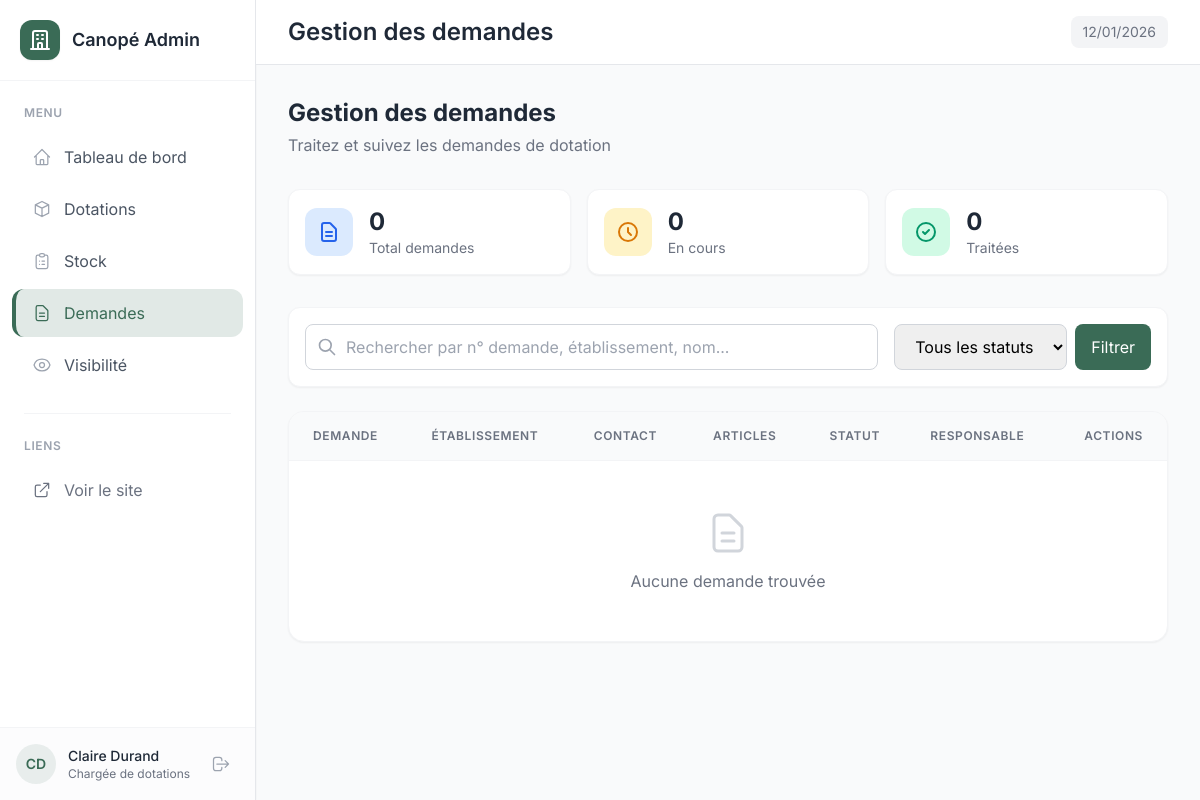
Page /admin/requests.php (signed in) on the committed database.
### tables this page shows
CREATE TABLE `responsible` (
  `id` int(11) NOT NULL,
  `last_name` varchar(100) NOT NULL,
  `first_name` varchar(100) NOT NULL,
  `job_title` varchar(150) DEFAULT NULL,
  `email_pro` varchar(255) NOT NULL,
  `password` varchar(255) NOT NULL
);

### admin/includes/admin_auth.php (called while the page is built, shortened)
<?php
function isAdminLoggedIn(): bool {
    return isset($_SESSION['admin_id']) && !empty($_SESSION['admin_id']);
}
function getCurrentAdmin(): ?array {
    return [
        'id' => $_SESSION['admin_id'],
        'email' => $_SESSION['admin_email'],
        'first_name' => $_SESSION['admin_first_name'],
        'last_name' => $_SESSION['admin_last_name'],
        'job_title' => $_SESSION['admin_job_title']
    ];
}
?>

### admin/requests.php (the view, shortened to what this page needs)
<?php
require_once 'includes/admin_auth.php';
try {
    $pdo = new PDO('mysql:host=localhost;dbname=canope-reseau;charset=utf8mb4', 'root', 'root');
    $pdo->setAttribute(PDO::ATTR_ERRMODE, PDO::ERRMODE_EXCEPTION);
} catch (PDOException $e) {
    die('Erreur de connexion à la base de données');
}
$searchQuery = $_GET['search'] ?? '';
$whereConditions = [];
$params = [];
$whereClause = $whereConditions ? 'WHERE ' . implode(' AND ', $whereConditions) : '';
$query = "
    SELECT r.*,
           CONCAT(resp.first_name, ' ', resp.last_name) as responsible_name,
           (SELECT COUNT(*) FROM request_line rl WHERE rl.request_id = r.id) as item_count
    FROM request r
    LEFT JOIN responsible resp ON resp.id = r.responsible_id
    $whereClause
    ORDER BY r.request_date DESC, r.id DESC
";
$stmt = $pdo->prepare($query);
$stmt->execute($params);
$requests = $stmt->fetchAll(PDO::FETCH_ASSOC);
$responsibles = $pdo->query('SELECT id, first_name, last_name, job_title FROM responsible ORDER BY last_name')->fetchAll(PDO::FETCH_ASSOC);
$totalRequests = $pdo->query('SELECT COUNT(*) FROM request')->fetchColumn();
$pendingRequests = $pdo->query("SELECT COUNT(*) FROM request WHERE status = 'EN_COURS'")->fetchColumn();
$completedRequests = $pdo->query("SELECT COUNT(*) FROM request WHERE status = 'TRAITEE'")->fetchColumn();
include 'includes/admin_header.php';
?>
<div class="flex flex-col md:flex-row md:items-center md:justify-between gap-4 mb-8">
    <div>
        <h2 class="text-2xl font-bold text-gray-800">Gestion des demandes</h2>
        <p class="text-gray-500 mt-1">Traitez et suivez les demandes de dotation</p>
    </div>
</div>
<div class="grid grid-cols-1 md:grid-cols-3 gap-4 mb-8">
    <div class="bg-white rounded-xl p-4 shadow-sm border border-gray-100 flex items-center gap-4">
        <div class="w-12 h-12 bg-blue-100 rounded-xl flex items-center justify-center">
        </div>
        <div>
            <p class="text-2xl font-bold text-gray-800"><?= $totalRequests ?></p>
            <p class="text-sm text-gray-500">Total demandes</p>
        </div>
    </div>
    <div class="bg-white rounded-xl p-4 shadow-sm border border-gray-100 flex items-center gap-4">
        <div class="w-12 h-12 bg-amber-100 rounded-xl flex items-center justify-center">
            <svg xmlns="http://www.w3.org/2000/svg" class="h-6 w-6 text-amber-600" fill="none" viewBox="0 0 24 24" stroke="currentColor" stroke-width="2">
                <path stroke-linecap="round" stroke-linejoin="round" d="M12 8v4l3 3m6-3a9 9 0 11-18 0 9 9 0 0118 0z" />
            </svg>
        </div>
        <div>
            <p class="text-2xl font-bold text-gray-800"><?= $pendingRequests ?></p>
            <p class="text-sm text-gray-500">En cours</p>
        </div>
    </div>
    <div class="bg-white rounded-xl p-4 shadow-sm border border-gray-100 flex items-center gap-4">
        <div class="w-12 h-12 bg-emerald-100 rounded-xl flex items-center justify-center">
            <svg xmlns="http://www.w3.org/2000/svg" class="h-6 w-6 text-emerald-600" fill="none" viewBox="0 0 24 24" stroke="currentColor" stroke-width="2">
                <path stroke-linecap="round" stroke-linejoin="round" d="M9 12l2 2 4-4m6 2a9 9 0 11-18 0 9 9 0 0118 0z" />
            </svg>
        </div>
        <div>
            <p class="text-2xl font-bold text-gray-800"><?= $completedRequests ?></p>
            <p class="text-sm text-gray-500">Traitées</p>
        </div>
    </div>
</div>
<div class="bg-white rounded-xl p-4 shadow-sm border border-gray-100 mb-6">
    <form method="GET" class="flex flex-col md:flex-row gap-4">
        <div class="flex-1">
            <div class="relative">
                <svg xmlns="http://www.w3.org/2000/svg" class="h-5 w-5 text-gray-400 absolute left-3 top-1/2 transform -translate-y-1/2" fill="none" viewBox="0 0 24 24" stroke="currentColor" stroke-width="2">
                    <path stroke-linecap="round" stroke-linejoin="round" d="M21 21l-6-6m2-5a7 7 0 11-14 0 7 7 0 0114 0z" />
                </svg>
                <input type="text" name="search" value="<?= htmlspecialchars($searchQuery) ?>"
                       placeholder="Rechercher par n° demande, établissement, nom..."
                       class="w-full pl-10 pr-4 py-2.5 border border-gray-300 rounded-lg focus:ring-2 focus:ring-canope-green focus:border-transparent">
            </div>
        </div>
        <div class="flex gap-2">
            <select name="status" class="border border-gray-300 rounded-lg px-4 py-2.5 focus:ring-2 focus:ring-canope-green focus:border-transparent">
                <option value="">Tous les statuts</option>
            </select>
            <button type="submit" class="px-4 py-2.5 bg-canope-green hover:bg-canope-olive text-white rounded-lg transition-colors">
                Filtrer
            </button>
        </div>
    </form>
</div>
<div class="bg-white rounded-2xl shadow-sm border border-gray-100 overflow-hidden">
    <div class="overflow-x-auto">
        <table class="w-full">
            <thead>
                <tr class="bg-gray-50 border-b border-gray-100">
                    <th class="text-left px-6 py-4 text-xs font-semibold text-gray-500 uppercase tracking-wider">Demande</th>
                    <th class="text-left px-6 py-4 text-xs font-semibold text-gray-500 uppercase tracking-wider">Établissement</th>
                    <th class="text-left px-6 py-4 text-xs font-semibold text-gray-500 uppercase tracking-wider">Contact</th>
                    <th class="text-center px-6 py-4 text-xs font-semibold text-gray-500 uppercase tracking-wider">Articles</th>
                    <th class="text-center px-6 py-4 text-xs font-semibold text-gray-500 uppercase tracking-wider">Statut</th>
                    <th class="text-left px-6 py-4 text-xs font-semibold text-gray-500 uppercase tracking-wider">Responsable</th>
                    <th class="text-right px-6 py-4 text-xs font-semibold text-gray-500 uppercase tracking-wider">Actions</th>
                </tr>
            </thead>
            <tbody class="divide-y divide-gray-50">
                <?php if (empty($requests)): ?>
                <tr>
                    <td colspan="7" class="px-6 py-12 text-center text-gray-500">
                        Aucune demande trouvée
                    </td>
                </tr>
                <?php endif; ?>
            </tbody>
        </table>
    </div>
</div>
<?php include 'includes/admin_footer.php'; ?>

### admin/includes/admin_header.php (shortened to what this page needs)
<?php
$currentAdmin = getCurrentAdmin();
$currentPage = basename($_SERVER['PHP_SELF'], '.php');
?>
<!DOCTYPE html>
<html lang="fr">
<head>
    <script src="https://cdn.tailwindcss.com"></script>
</head>
<body class="bg-gray-50 min-h-screen">
    <div class="flex min-h-screen">
        <aside class="w-64 bg-white border-r border-gray-200 flex flex-col fixed h-full shadow-sm">
            <div class="p-5 border-b border-gray-100">
                <a href="index.php" class="flex items-center gap-3">
                    <div class="w-10 h-10 bg-canope-green rounded-xl flex items-center justify-center shadow-sm">
                    </div>
                    <span class="font-semibold text-lg text-gray-800">Canopé Admin</span>
                </a>
            </div>
            <nav class="flex-1 py-6">
                <p class="px-6 text-xs font-semibold text-gray-400 uppercase tracking-wider mb-3">Menu</p>
                <ul class="space-y-1 px-3">
                    <li>
                        <a href="index.php" class="sidebar-link flex items-center gap-3 px-4 py-3 rounded-xl border-l-4 border-transparent text-gray-600 <?= $currentPage === 'index' ? 'active' : '' ?>">
                            <span>Tableau de bord</span>
                        </a>
                    </li>
                    <li>
                        <a href="products.php" class="sidebar-link flex items-center gap-3 px-4 py-3 rounded-xl border-l-4 border-transparent text-gray-600 <?= $currentPage === 'products' ? 'active' : '' ?>">
                            <svg xmlns="http://www.w3.org/2000/svg" class="h-5 w-5 text-gray-400" fill="none" viewBox="0 0 24 24" stroke="currentColor" stroke-width="1.5">
                                <path stroke-linecap="round" stroke-linejoin="round" d="M20 7l-8-4-8 4m16 0l-8 4m8-4v10l-8 4m0-10L4 7m8 4v10M4 7v10l8 4" />
                            </svg>
                            <span>Dotations</span>
                        </a>
                    </li>
                    <li>
                        <a href="stock.php" class="sidebar-link flex items-center gap-3 px-4 py-3 rounded-xl border-l-4 border-transparent text-gray-600 <?= $currentPage === 'stock' ? 'active' : '' ?>">
                            <span>Stock</span>
                        </a>
                    </li>
                    <li>
                        <a href="requests.php" class="sidebar-link flex items-center gap-3 px-4 py-3 rounded-xl border-l-4 border-transparent text-gray-600 <?= $currentPage === 'requests' ? 'active' : '' ?>">
                            <span>Demandes</span>
                        </a>
                    </li>
                    <li>
                        <a href="visibility.php" class="sidebar-link flex items-center gap-3 px-4 py-3 rounded-xl border-l-4 border-transparent text-gray-600 <?= $currentPage === 'visibility' ? 'active' : '' ?>">
                            <span>Visibilité</span>
                        </a>
                    </li>
                </ul>
                <div class="my-6 mx-6 border-t border-gray-100"></div>
                <p class="px-6 text-xs font-semibold text-gray-400 uppercase tracking-wider mb-3">Liens</p>
                <ul class="space-y-1 px-3">
                    <li>
                        <a href="../index.php" class="sidebar-link flex items-center gap-3 px-4 py-3 rounded-xl border-l-4 border-transparent text-gray-500">
                            <svg xmlns="http://www.w3.org/2000/svg" class="h-5 w-5" fill="none" viewBox="0 0 24 24" stroke="currentColor" stroke-width="1.5">
                                <path stroke-linecap="round" stroke-linejoin="round" d="M10 6H6a2 2 0 00-2 2v10a2 2 0 002 2h10a2 2 0 002-2v-4M14 4h6m0 0v6m0-6L10 14" />
                            </svg>
                            <span>Voir le site</span>
                        </a>
                    </li>
                </ul>
            </nav>
            <div class="p-4 border-t border-gray-100 bg-gray-50/50">
                <div class="flex items-center gap-3">
                    <div class="w-10 h-10 bg-canope-green/10 rounded-full flex items-center justify-center">
                        <span class="text-canope-green font-semibold text-sm">
                            <?= strtoupper(substr($currentAdmin['first_name'], 0, 1) . substr($currentAdmin['last_name'], 0, 1)) ?>
                        </span>
                    </div>
                    <div class="flex-1 min-w-0">
                        <p class="text-sm font-medium text-gray-800 truncate"><?= htmlspecialchars($currentAdmin['first_name'] . ' ' . $currentAdmin['last_name']) ?></p>
                        <p class="text-xs text-gray-500 truncate"><?= htmlspecialchars($currentAdmin['job_title']) ?></p>
                    </div>
                    <a href="logout.php" class="text-gray-400 hover:text-red-500 transition-colors p-2 hover:bg-red-50 rounded-lg" title="Déconnexion">
                        <svg xmlns="http://www.w3.org/2000/svg" class="h-5 w-5" fill="none" viewBox="0 0 24 24" stroke="currentColor" stroke-width="1.5">
                            <path stroke-linecap="round" stroke-linejoin="round" d="M17 16l4-4m0 0l-4-4m4 4H7m6 4v1a3 3 0 01-3 3H6a3 3 0 01-3-3V7a3 3 0 013-3h4a3 3 0 013 3v1" />
                        </svg>
                    </a>
                </div>
            </div>
        </aside>
        <div class="flex-1 ml-64">
            <header class="bg-white border-b border-gray-200 px-8 py-4 sticky top-0 z-10">
                <div class="flex justify-between items-center">
                    <div>
                        <h1 class="text-2xl font-semibold text-gray-800" id="page-title">Tableau de bord</h1>
                    </div>
                    <div class="flex items-center gap-4">
                        <span class="text-sm text-gray-500 bg-gray-100 px-3 py-1.5 rounded-lg"><?= date('d/m/Y') ?></span>
                    </div>
                </div>
            </header>
            <main class="p-8">

### admin/includes/admin_header.php (style rules this page uses)
body { font-family: 'Inter', sans-serif; }
.sidebar-link { transition: all 0.2s ease; }
.sidebar-link.active { background: rgba(58, 107, 86, 0.15); color: #3A6B56; border-left-color: #3A6B56; }
.sidebar-link.active svg { color: #3A6B56; }

### rows in the picture
responsible: first_name+last_name "CD", first_name+last_name "Claire Durand", job_title "Chargée de dotations"

### other values in the picture
$totalRequests "0"
$pendingRequests "0"
$completedRequests "0"
